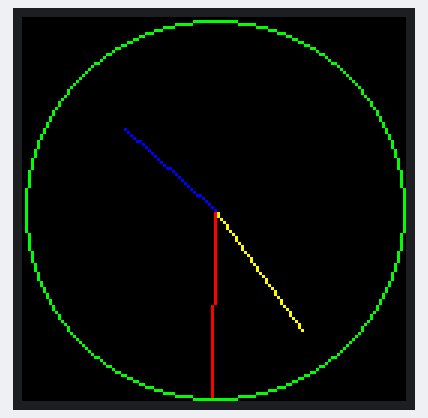
A sketch run on a simulated Arduino Uno, built with avr-gcc and run on an emulated ATmega328P. On the bench: 128×128 colour display. The local clock reads 2024-03-15 10:24:30 at power-on unless the sketch sets it.

Above: at 0.2 s.
At 4.3 s:
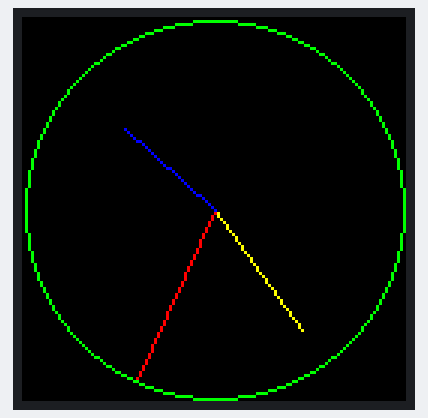
At 9.5 s:
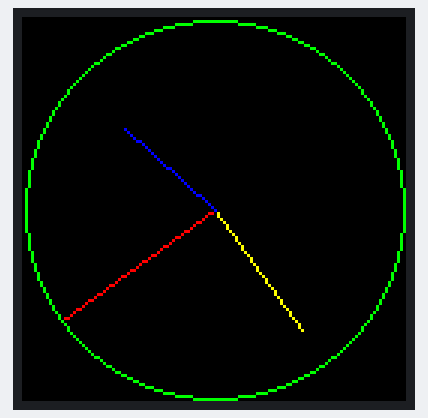
At 18.7 s:
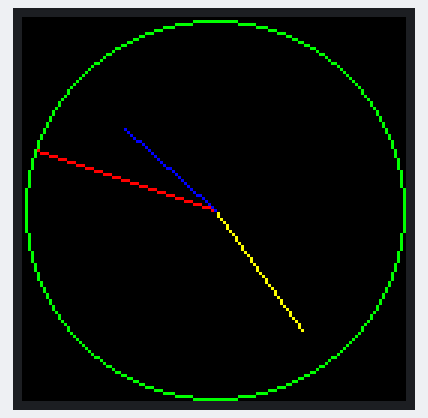
At 27.9 s:
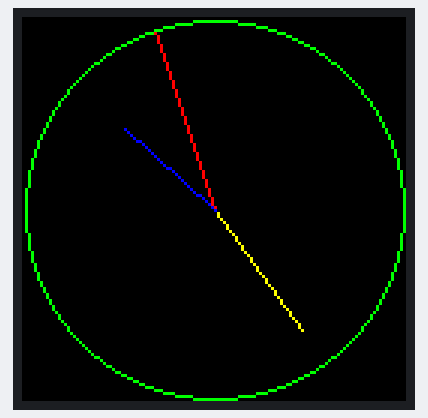
At 38.1 s:
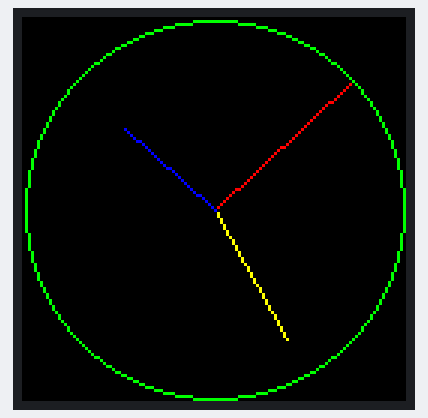

Measured:
- what the display in image 1 shows lasts 1.0 s, from 4.3 s to 5.3 s

The sketch:

digital_clock.ino
```cpp
/*
 * #######################################################
 * #                    Digital clock                    #
 * #    clock uses arduino uno RTC clock ds3231 and      #
 * #              st7735 1.44 TFT display                #
 * #                                                     #
 * # created by Piotr Mijakowski                         #
 * # created 26 July 2021                                #
 * #######################################################
 *
*/

#include <Adafruit_GFX.h>
#include <Adafruit_ST7735.h>
#include <SPI.h>
#include <DS3231.h>
#include <Wire.h>

#define TFT_CS        10
#define TFT_RST        9
#define TFT_DC         8

DS3231 clock;
bool h12Flag;
bool pmFlag;
bool century = false;

Adafruit_ST7735 tft = Adafruit_ST7735(TFT_CS, TFT_DC, TFT_RST);

struct time
{
  uint8_t day;
  uint8_t month;
  uint16_t year;
  uint8_t hour;
  uint8_t minute;
  uint8_t second;
};

struct radian
{
  float second;
  float minute;
  float hour;
};

time date;
radian radian;


void setup()
{
  Serial.begin(9600);
  Wire.begin();
  tft.initR(INITR_144GREENTAB);
  tft.fillScreen(ST77XX_BLACK);
  //tft.drawQuadrangle(16,32, 53,48, 37,87, 128,128, ST77XX_GREEN);
  //delay(5000);

  tft.drawCircle(64, 64, 63, ST77XX_GREEN);
}

void loop()
{

  /* screenX = cartX + screen_width/2
  screenY = screen_height/2 - cartY */

  //set current values
  date.day = clock.getDate();
  date.month = clock.getMonth(century);
  date.year = clock.getYear();
  date.hour = clock.getHour(h12Flag, pmFlag);
  date.minute = clock.getMinute();
  date.second = clock.getSecond();

  //draw second hand of clock
  uint16_t secondAngle = 6 * date.second;
  tft.drawLine(64,64, (sin(radian.second) * 63.0) + 64.0, 64.0 - (cos(radian.second) * 63.0), ST77XX_BLACK);
  radian.second = (secondAngle * 71.0) / 4068.0;
  tft.drawLine(64,64, (sin(radian.second) * 63.0) + 64.0, 64.0 - (cos(radian.second) * 63.0), ST77XX_RED);

  //draw minute hand of clock
  uint16_t minuteAngle = 6 * date.minute;
  tft.drawLine(64,64, (sin(radian.minute) * 50.0) + 64.0, 64.0 - (cos(radian.minute) * 50.0), ST77XX_BLACK);
  radian.minute = (minuteAngle * 71.0) / 4068.0;
  tft.drawLine(64,64, (sin(radian.minute) * 50.0) + 64.0, 64.0 - (cos(radian.minute) * 50.0), ST77XX_YELLOW);

  //draw hour hand of clock
  float minuteRatio = date.minute / 60.0;
  uint16_t hourAngle = (30 * date.hour) + (minuteRatio * 30.0);

  tft.drawLine(64,64, (sin(radian.hour) * 40.0) + 64.0, 64.0 - (cos(radian.hour) * 40.0), ST77XX_BLACK);
  radian.hour = (hourAngle * 71.0) / 4068.0;
  tft.drawLine(64,64, (sin(radian.hour) * 40.0) + 64.0, 64.0 - (cos(radian.hour) * 40.0), ST77XX_BLUE);

  //draw clock circle
  tft.drawCircle(64, 64, 63, ST77XX_GREEN);

  delay(1000);


  //for (float i = 0; i <= 360.0; i += 6)
 // {
  //  radian = (i * 71.0) / 4068.0;
   // tft.drawLine(64,64, (sin(radian) * 63.0) + 64.0, 64.0 - (cos(radian) * 63.0), ST77XX_RED);
   // delay(500);
   // tft.drawLine(64,64, (sin(radian) * 63.0) + 64.0, 64.0 - (cos(radian) * 63.0), ST77XX_BLACK);
 // }

}
```
